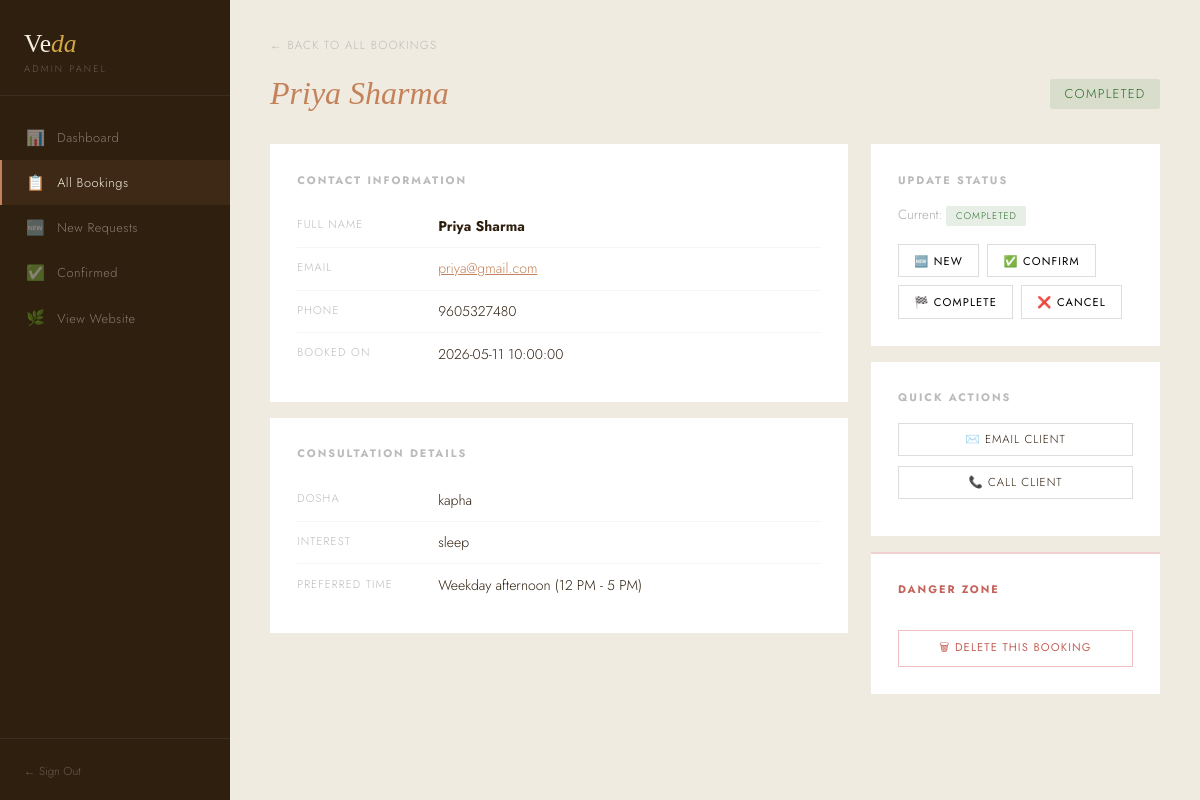
Screenshot of /admin/bookings/1 (signed in) with the database file from the repository.
### tables this page shows
CREATE TABLE consultations (
                id             INTEGER PRIMARY KEY AUTOINCREMENT,
                first_name     TEXT NOT NULL,
                last_name      TEXT NOT NULL,
                email          TEXT NOT NULL,
                phone          TEXT,
                dosha          TEXT,
                interest       TEXT,
                message        TEXT,
                preferred_time TEXT,
                status         TEXT DEFAULT 'new',
                created_at     TEXT NOT NULL
            );

### app.py (the view)
@app.route('/admin/bookings/<int:booking_id>')
@admin_required
def admin_booking_detail(booking_id):
    conn    = get_db()
    booking = conn.execute('SELECT * FROM consultations WHERE id=?', (booking_id,)).fetchone()
    conn.close()
    if not booking:
        return redirect(url_for('admin_bookings'))
    return render_template('admin/booking_detail.html', booking=booking)

### app.py (called while the page is built)
def get_db():
    conn = sqlite3.connect(DB_PATH)
    conn.row_factory = sqlite3.Row
    conn.execute("PRAGMA journal_mode=WAL")   # prevents data loss
    conn.execute("PRAGMA foreign_keys=ON")
    return conn

def admin_required(f):
    @wraps(f)
    def decorated(*args, **kwargs):
        if not session.get('admin_logged_in'):
            return redirect(url_for('admin_login'))
        return f(*args, **kwargs)
    return decorated

### templates/admin/booking_detail.html (shortened to what this page needs)
{% extends 'admin/base.html' %}
{% block content %}
<a href="{{ url_for('admin_bookings') }}" class="back">← Back to all bookings</a>
<div class="topbar">
  <h1 class="ph"><em>{{ booking.first_name }} {{ booking.last_name }}</em></h1>
  <span class="badge badge-{{ booking.status }}" style="font-size:.8rem;padding:.35rem .9rem">{{ booking.status }}</span>
</div>
<div class="dg">
  <div>
    <div class="dc">
      <h3>Contact Information</h3>
      <div class="dr"><div class="dk">Full Name</div><div class="dv"><strong>{{ booking.first_name }} {{ booking.last_name }}</strong></div></div>
      <div class="dr"><div class="dk">Email</div><div class="dv"><a href="mailto:{{ booking.email }}" style="color:var(--clay)">{{ booking.email }}</a></div></div>
      <div class="dr"><div class="dk">Phone</div><div class="dv">{{ booking.phone or '—' }}</div></div>
      <div class="dr"><div class="dk">Booked On</div><div class="dv">{{ booking.created_at }}</div></div>
    </div>
    <div class="dc">
      <h3>Consultation Details</h3>
      <div class="dr"><div class="dk">Dosha</div><div class="dv">{{ booking.dosha or '— Not specified' }}</div></div>
      <div class="dr"><div class="dk">Interest</div><div class="dv">{{ booking.interest or '— Not specified' }}</div></div>
      <div class="dr"><div class="dk">Preferred Time</div><div class="dv">{{ booking.preferred_time or '— Not specified' }}</div></div>
    </div>
  </div>
  <div>
    <div class="dc">
      <h3>Update Status</h3>
      <p style="font-size:.83rem;color:#aaa;margin-bottom:1.1rem">Current: <span class="badge badge-{{ booking.status }}">{{ booking.status }}</span></p>
      <form method="POST" action="{{ url_for('admin_update_status', booking_id=booking.id) }}">
        <div class="stf">
          <button type="submit" name="status" value="new"       class="stb bn">🆕 New</button>
          <button type="submit" name="status" value="confirmed"  class="stb bc">✅ Confirm</button>
          <button type="submit" name="status" value="completed"  class="stb bd">🏁 Complete</button>
          <button type="submit" name="status" value="cancelled"  class="stb bx">❌ Cancel</button>
        </div>
      </form>
    </div>
    <div class="dc">
      <h3>Quick Actions</h3>
      <a href="mailto:{{ booking.email }}?subject=Your Veda Consultation Request" class="qa">✉️ Email Client</a>
      {% if booking.phone %}<a href="tel:{{ booking.phone }}" class="qa">📞 Call Client</a>{% endif %}
    </div>
    <div class="dc" style="border-top:2px solid #f0d0d0">
      <h3 style="color:#c4635a">Danger Zone</h3>
      <form method="POST" action="{{ url_for('admin_delete_booking', booking_id=booking.id) }}"
            onsubmit="return confirm('Delete this booking permanently? This cannot be undone.')">
        <button type="submit" class="dbtn">🗑 Delete This Booking</button>
      </form>
    </div>
  </div>
</div>
{% endblock %}

### templates/admin/base.html (style rules this page uses)
* { margin:0;padding:0;box-sizing:border-box }
:root { --clay:#C4825A;--earth:#8B5E3C;--sage:#7A8C6E;--cream:#F5EFE0;--bark:#2E1F0F;--gold:#D4A847;--mist:#EDE4D3 }
body { background:#f0ebe0;font-family:'Jost',sans-serif;font-weight:300;color:var(--bark) }
.topbar { display:flex;justify-content:space-between;align-items:center;margin-bottom:2rem }
.ph { font-family:'Cormorant Garamond',serif;font-size:2rem;font-weight:300 }
.ph em { font-style:italic;color:var(--clay) }
.badge { display:inline-block;font-size:.6rem;letter-spacing:.1em;text-transform:uppercase;padding:.2rem .6rem;border-radius:2px }
.badge-completed { background:rgba(90,140,90,.15);color:#2a6c2a }
.dg { display:grid;grid-template-columns:2fr 1fr;gap:1.4rem;align-items:start }
.dc { background:white;padding:1.7rem;margin-bottom:1rem }
.dc h3 { font-size:.68rem;letter-spacing:.18em;text-transform:uppercase;color:#bbb;margin-bottom:1.1rem }
.dr { display:flex;padding:.6rem 0;border-bottom:1px solid #f5f5f5;gap:1rem }
.dr:last-child { border-bottom:none }
.dk { font-size:.7rem;letter-spacing:.1em;text-transform:uppercase;color:#bbb;min-width:125px;padding-top:.1rem }
.dv { font-size:.88rem;color:var(--bark);line-height:1.6;flex:1 }
.stf { display:flex;gap:.5rem;flex-wrap:wrap }
.stb { padding:.48rem .95rem;font-size:.7rem;letter-spacing:.1em;text-transform:uppercase;border:1px solid #ddd;background:white;cursor:pointer;font-family:'Jost',sans-serif;transition:all .2s }
.dbtn { padding:.48rem .95rem;font-size:.7rem;letter-spacing:.1em;text-transform:uppercase;border:1px solid #f0c0c0;background:white;cursor:pointer;font-family:'Jost',sans-serif;color:#c4635a;width:100%;margin-top:1rem;transition:all .2s }
.back { font-size:.73rem;letter-spacing:.1em;text-transform:uppercase;color:#bbb;text-decoration:none;display:inline-flex;align-items:center;gap:.4rem;margin-bottom:1.4rem;transition:color .2s }
.qa { display:block;text-align:center;padding:.48rem;font-size:.72rem;letter-spacing:.08em;text-transform:uppercase;border:1px solid #ddd;text-decoration:none;color:var(--bark);margin-bottom:.6rem;transition:all .2s }

### rows the page displays
consultations: first_name "Priya", last_name "Sharma", status "COMPLETED", email "priya@gmail.com", phone "9605327480", created_at "2026-05-11 10:00:00", dosha "kapha", interest "sleep", preferred_time "Weekday afternoon (12 PM - 5 PM)"
